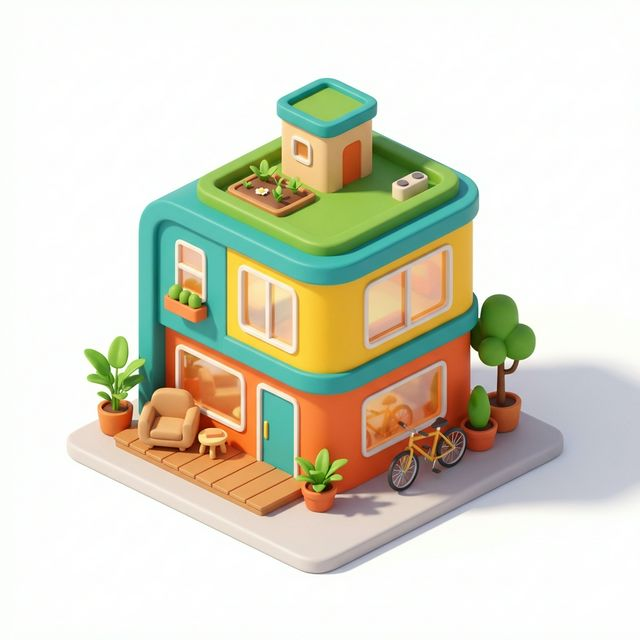
#> input picture nayyar-web/src/assets/cute_3d_house.png, 640 x 640 px
$ python remove_bg_advanced.py
#> lines starting #> are read from the running program, lines starting #| are printed output that depends on the picture
import sys
try:
    from PIL import Image

    def isolate_house(img_path, out_path):
#> called with img_path = 'src/assets/cute_3d_house.png', out_path = 'src/assets/cute_3d_house_transparent.png'
        img = Image.open(img_path).convert("RGBA")
        datas = img.getdata()

        newData = []
        for item in datas:
            r, g, b, a = item

            # The house consists of vibrant colors.
            # Shadows are usually greyscale (r, g, b values are very close to each other).
            # We can calculate the maximum difference between r, g, and b.
            # If the difference is small, it's a shade of grey/black/white.

            rg_diff = abs(r - g)
            rb_diff = abs(r - b)
            gb_diff = abs(g - b)

            max_diff = max(rg_diff, rb_diff, gb_diff)

            # If max_diff is small (e.g., < 25), it's close to greyscale (shadow/background)
            # Also, if it's very white (all values > 200), remove it.
            # Also, if it's very dark (all values < 50), remove it.

            if max_diff < 35 or (r > 200 and g > 200 and b > 200):
                # It's a shadow, white background, or very dark grey. Make it transparent.
                newData.append((255, 255, 255, 0))
            else:
                # It has enough color saturation to be part of the house
                newData.append(item)
#> this loop made 409600 passes
#> (r, g, b) on passes 1 to 3: (252, 254, 251), (252, 254, 251), (252, 254, 251)

        img.putdata(newData)
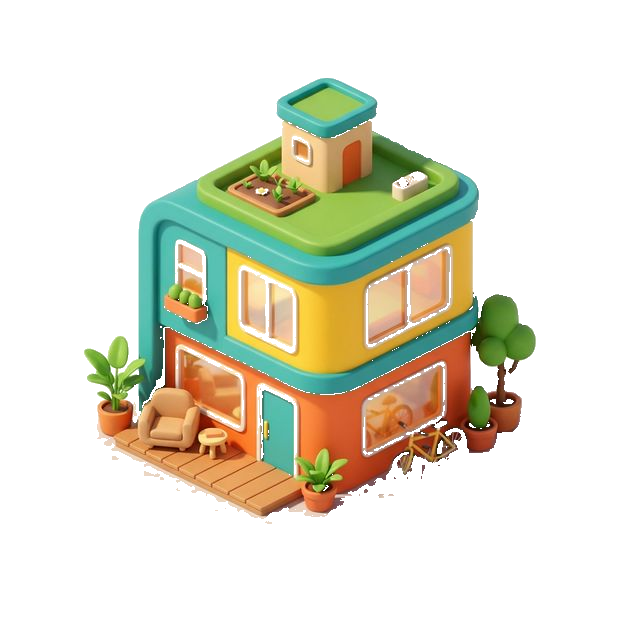
#> img: PIL image 640x640 RGBA; mean R, G, B, A 226.1, 224.4, 208.3, 75.1; transparent parts drawn white
        img.save(out_path, "PNG")
        print(f"Successfully isolated colored house from {img_path}")

    isolate_house('src/assets/cute_3d_house.png', 'src/assets/cute_3d_house_transparent.png')
except ImportError:
    print("PIL not installed. Please pip install Pillow.")
